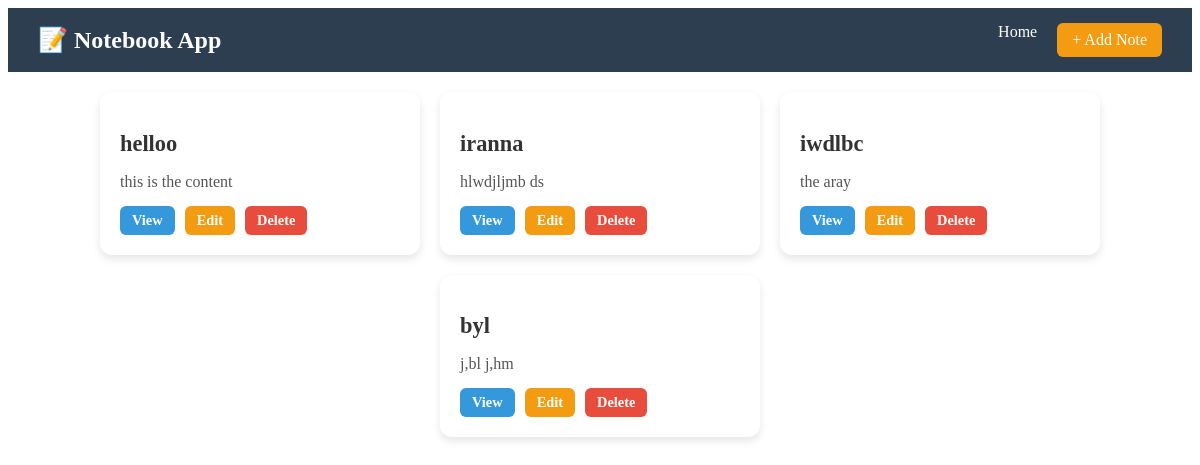
Before: /note/display/ with the older database file.
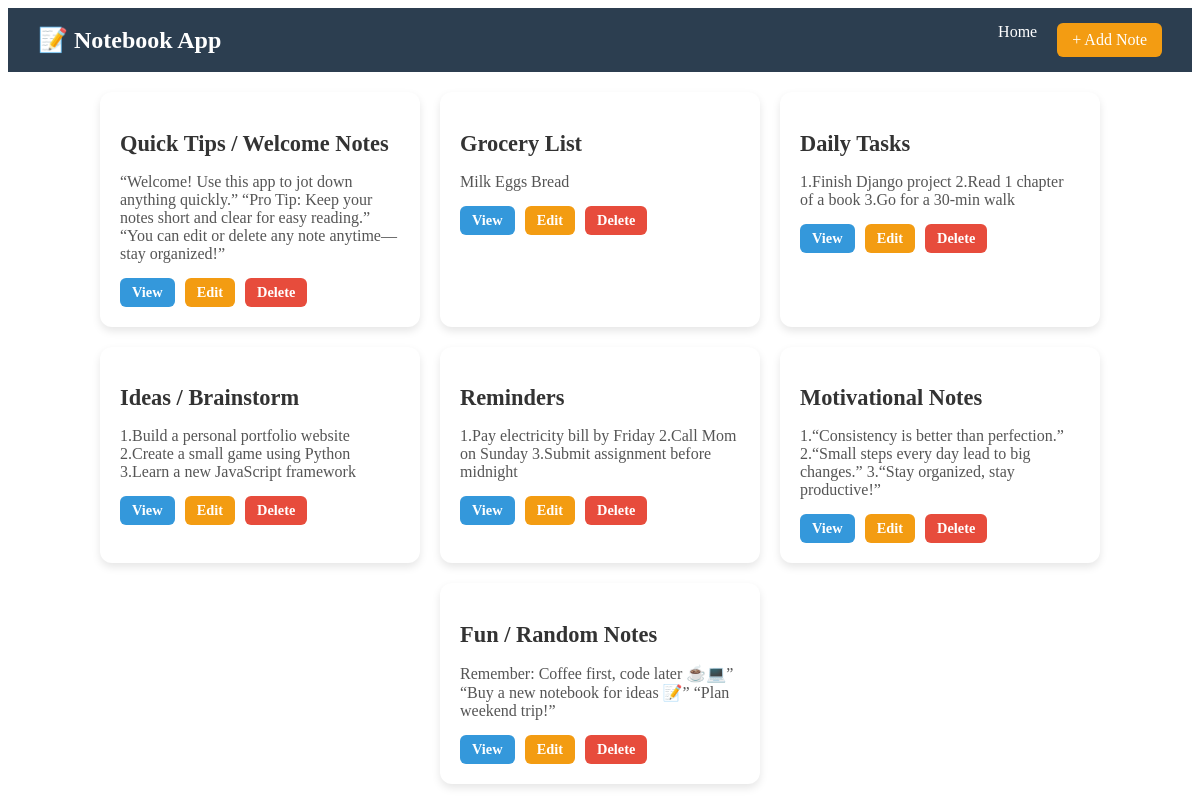
After: the same page with the newer database file.
### notes/models.py (models this page shows, shortened)
class Note(models.Model):
    title=models.CharField(max_length=200)
    content=models.TextField()
    created_at=models.DateTimeField(auto_now_add=True)

### notes/views.py (the view)
# urls.py: path('display/',views.display_items,name='display'),
def display_items(request):
    items=Note.objects.all()
    return render(request,'display.html',{'items':items})

### notes/templates/display.html
{% extends "index.html" %}
{% block content %}
<main class="notes">
  {% for item in items %}
  <div class="note-card">
    <h2>{{ item.title }}</h2>
    <p>{{ item.content }}</p>
    <div class="actions">
      <a href="{% url 'view_page' item.pk %}">View</a>
      <a href="{% url 'edit_page' item.pk %}">Edit</a>
      <a href="{% url 'delete_page' item.pk %}">Delete</a>
    </div>
  </div>
  {% endfor %}
</main>
{% endblock %}

### templates/index.html (shortened to what this page needs)
{% load static %}
<!DOCTYPE html>
<html lang="en">
<head>
  <link rel="stylesheet" href="{% static 'style.css' %}">
</head>
<body>
  <nav class="navbar">
    <div class="logo">
      <h1>📝 Notebook App</h1>
    </div>
    <div class="nav-links">
      <a href="{% url 'display' %}">Home</a>
      <a href="{% url 'add_note' %}" class="btn">+ Add Note</a>
    </div>
  </nav>
  <main>
    {% block content %}
    {% endblock %}
  </main>
</body>
</html>

### static/style.css (style rules this page uses)
.navbar { display: flex; justify-content: space-between; align-items: center; background: #2c3e50; padding: 15px 30px; color: white; }
.navbar .logo h1 { margin: 0; font-size: 1.5rem; font-weight: bold; }
.navbar .nav-links { display: flex; gap: 20px; }
.navbar .nav-links a { text-decoration: none; color: white; font-weight: 500; transition: 0.3s; }
.navbar .btn { background: #f39c12; padding: 8px 15px; border-radius: 6px; font-weight: bold; }
.notes { display: flex; flex-wrap: wrap; gap: 20px; margin: 20px auto; max-width: 1000px; justify-content: center; }
.note-card { background: #fff; border-radius: 12px; padding: 20px; width: 280px; box-shadow: 0 4px 8px rgba(0,0,0,0.1); transition: transform 0.2s ease; }
.note-card h2 { font-size: 1.4rem; margin-bottom: 10px; color: #333; }
.note-card p { font-size: 1rem; color: #555; margin-bottom: 15px; }
.actions { display: flex; gap: 10px; }
.actions a { text-decoration: none; padding: 6px 12px; border-radius: 6px; font-size: 0.9rem; font-weight: bold; color: white; transition: background 0.2s ease; }
.actions a:nth-child(1) { background: #3498db; }
.actions a:nth-child(2) { background: #f39c12; }
.actions a:nth-child(3) { background: #e74c3c; }

Changed rows visible on the page:
removed Note: title "helloo", content "this is the content"
removed Note: title "iranna", content "hlwdjljmb ds"
removed Note: title "iwdlbc", content "the aray"
removed Note: title "byl", content "j,bl j,hm"
added Note: title "Quick Tips / Welcome Notes", content "“Welcome! Use this app to jot down anything quickly.” “Pro Tip: Keep your notes short and clear for easy reading.” “You can edit or delete any note anytime—stay organized!”"
added Note: title "Grocery List", content "Milk Eggs Bread"
added Note: title "Daily Tasks", content "1.Finish Django project 2.Read 1 chapter of a book 3.Go for a 30-min walk"
added Note: title "Ideas / Brainstorm", content "1.Build a personal portfolio website 2.Create a small game using Python 3.Learn a new JavaScript framework"
added Note: title "Reminders", content "1.Pay electricity bill by Friday 2.Call Mom on Sunday 3.Submit assignment before midnight"
added Note: title "Motivational Notes", content "1.“Consistency is better than perfection.” 2.“Small steps every day lead to big changes.” 3.“Stay organized, stay productive!”"
added Note: title "Fun / Random Notes", content "Remember: Coffee first, code later ☕💻” “Buy a new notebook for ideas 📝” “Plan weekend trip!”"
